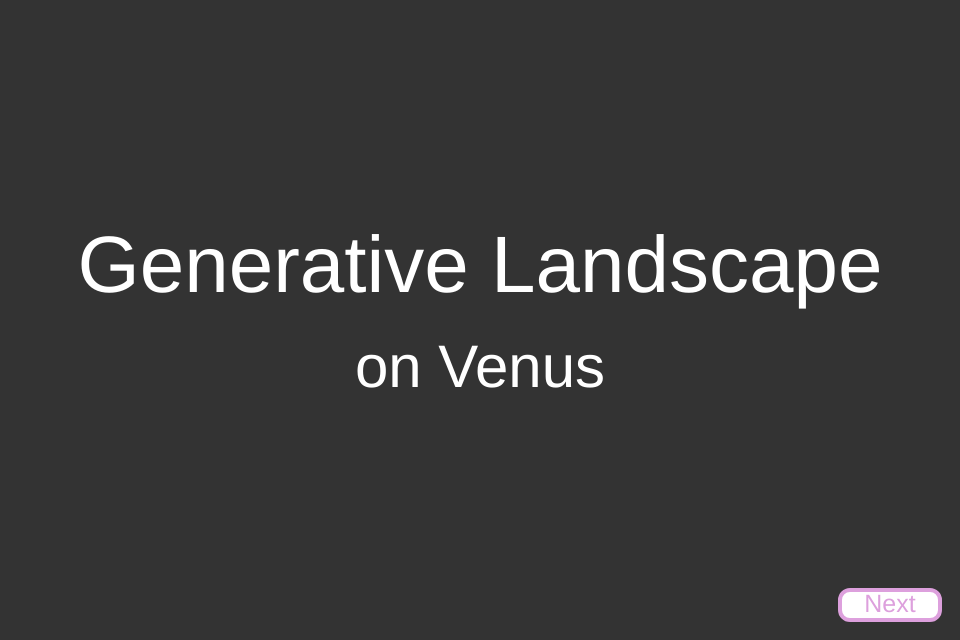
Frame 1 (no input)
Frame 60 (no input): identical to frame 1, image omitted
Frame 120 (the mouse pressed at the canvas centre since frame 60): identical to frame 1, image omitted

The p5.js sketch that drew this single still picture (run headless with seeded random() and noise() and a simulated clock; from frame 60 on, the mouse is pressed at the canvas centre):

// p5.js sketch
// ── sketch.js
/*
	final project pitch template
	title
	description
	theme
	interaction
	grapics
*/

var currentSlide = 1;
var totalSlides = 5;

var nextBtnX = 960 - 120;
var nextBtnY = 640 - 50;

var backBtnX = 20;
var backBtnY = nextBtnY;

var btnW = 100;
var btnH = 30;

function setup() {
	createCanvas(960, 640);
}

function draw() {
	background(51);
	noStroke();
	
	// slides
	if (currentSlide == 1) {
		// title
		textSize(80);
		fill(255);
		textAlign(CENTER, CENTER);

		// fill in your own title
		text('Generative Landscape', width/2, height/2 - 50);
		textSize(60);
		text('on Venus', width/2, height/2 + 50);
	
	} else if (currentSlide == 2) {
		// description, theme
		textAlign(LEFT);
		fill(255);
		textSize(50);
		text('My project is a generative landscape on Venus that uses p5 shapes and randomness', 50, 100, width - 100);

	} else if (currentSlide == 3) {
		// describe the interaction
		textAlign(LEFT);
		fill(255);
		textSize(50);
		text('User will generate new patterns by clicking on the canvas.', 50, 100, width - 100);
	} else if (currentSlide == 4) {
		// describe the graphics
		textAlign(LEFT);
		fill(255);
		textSize(50);
		text('The graphics include circles.', 50, 100, width - 100);

		circle(width/2, height/2, 100);
	} else if (currentSlide == 5) {
		// describe the graphics
		textAlign(LEFT);
		fill(255);
		textSize(50);
		text('The graphics include squares.', 50, 100, width - 100);

		square(width/2, height/2, 100);
	}

	// draw buttons
	if (currentSlide < totalSlides) {
		button(nextBtnX, nextBtnY, "Next");
	}

	if (currentSlide > 1) {
		button(backBtnX, backBtnY, "Back");
	}
	
}

// displaying button
function button(x, y, displayText) {

	// draw buttons
	stroke('plum');
	fill(255);
	
	if (mouseX > x && mouseX < x + btnW &&
		mouseY > y && mouseY < y + btnH) {
		fill('yellow');

		if (mouseIsPressed) {
			stroke('yellow');
		}
	}
	
	strokeWeight(4);
	rect(x, y, btnW, btnH, 10);

	noStroke();
	fill('plum');
	textSize(25);
	textAlign(CENTER, CENTER);
	text(displayText, x, y, btnW, btnH);

}

function mousePressed() {
	// over the next button
	if (mouseX > nextBtnX && mouseX < nextBtnX + btnW &&
		mouseY > nextBtnY && mouseY < nextBtnY + btnH) {
		if (currentSlide < totalSlides) {
			currentSlide++;
		}
	}

	// over the back button
	if (mouseX > backBtnX && mouseX < backBtnX + btnW &&
		mouseY > backBtnY && mouseY < backBtnY + btnH) {
		if (currentSlide > 1) {
			currentSlide--;
		}
	}
}

function keyPressed() {
	if (keyCode == 39) { // right arrow
		if (currentSlide < totalSlides) {
			currentSlide++;
		}
	}

	if (keyCode == 37) { // left arrow
		if (currentSlide > 1) {
			currentSlide--;
		}
	}
}
